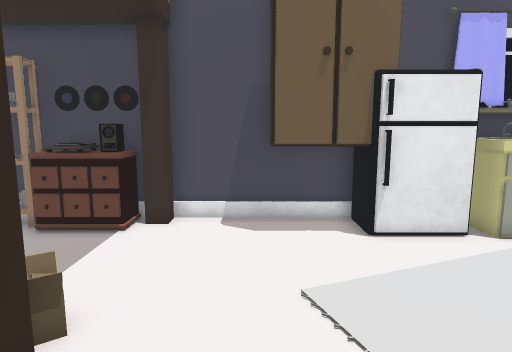
View 1 (above)

16 first-person views from a walk through a 3-D level made in the Unity game engine. The camera is 1.5 m above the floor, tilts 8° down and sees 75° across. The floor is counted in squares, 0.5 m on a side. Each view is taken from the middle of a square. On the plan, view 1 faces up. The plan holds only what a view shows up to about 20 squares ahead; the rest is blank. The place goes on beyond the plan. Surface patterns are stand-ins for the level's own textures.

View 2
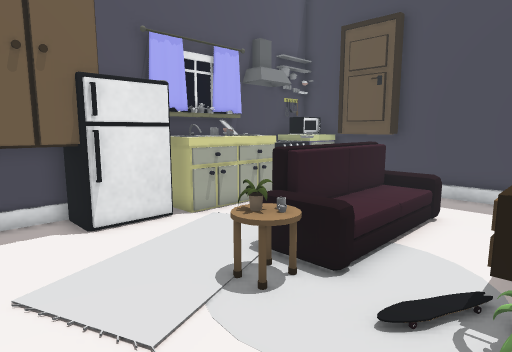

View 3
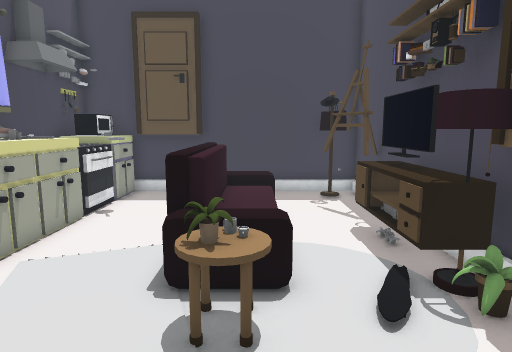

View 4
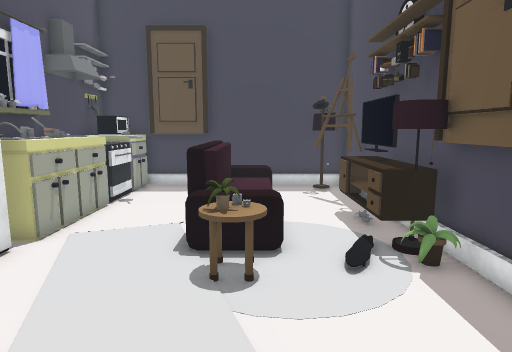

View 5
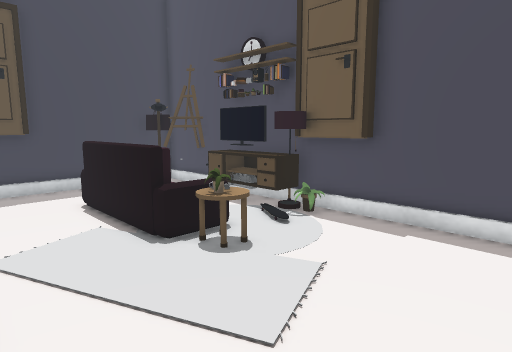

View 6
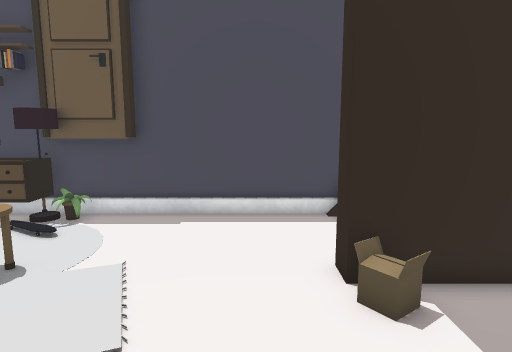

View 7
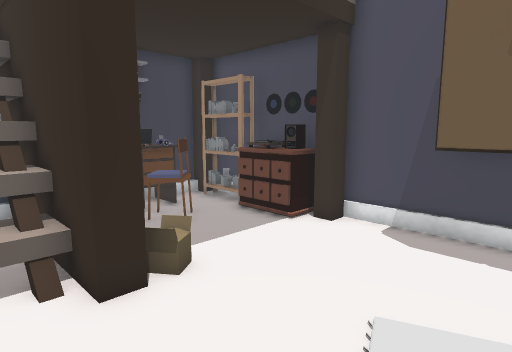

View 8
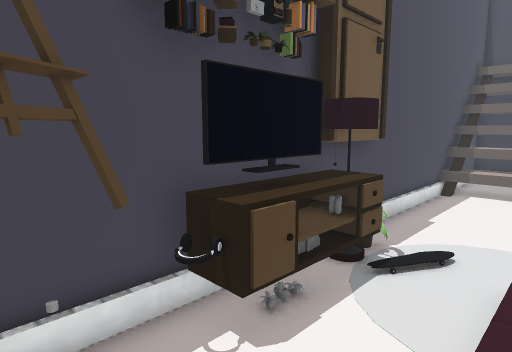

View 9
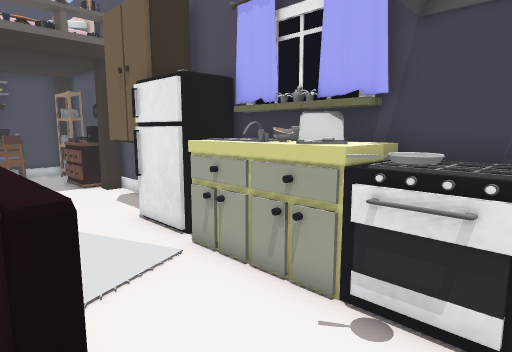

View 10
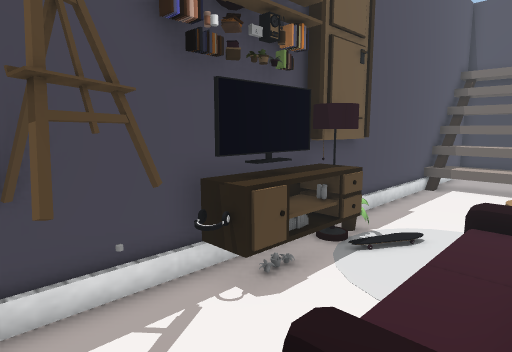

View 11
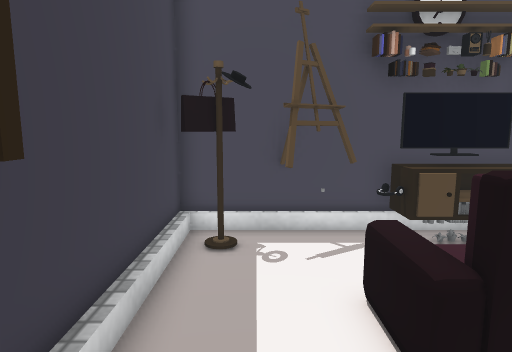

View 12
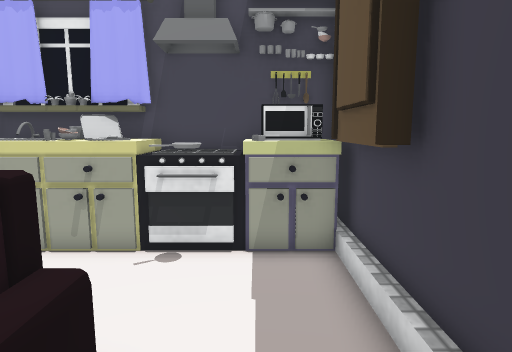

View 13
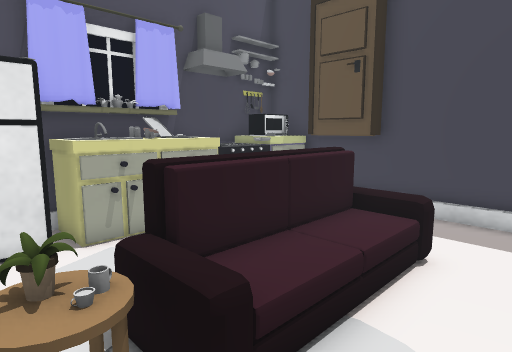

View 14
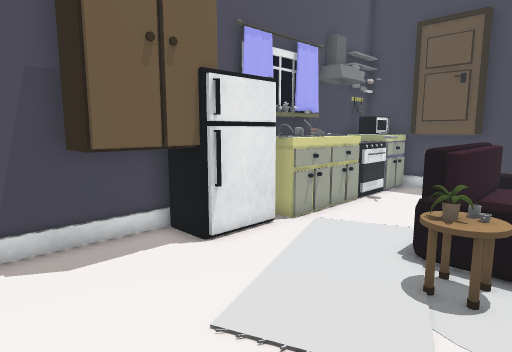

View 15
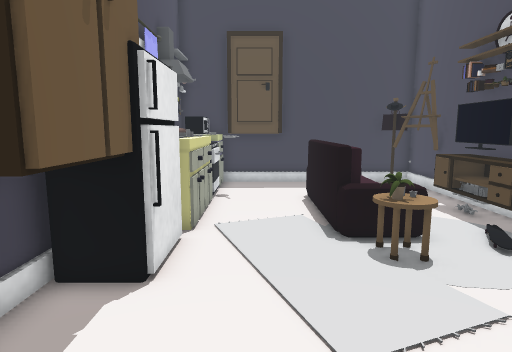

View 16
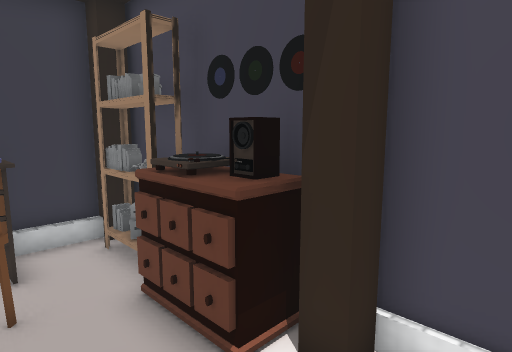

### Floor plan
Key: @ floor where view 1 was taken; # wall or solid block; . main floor; : floor 3.5 m higher than the main floor; + floor 4 m higher than the main floor; / step, stairs or slope; = window, fence, low wall or low ledge; R drawers; W wardrobe; F fridge; C carpet; B bowl; M microwave; S sofa; T table; P plant; U mug; A TV; L lamp; O other object.
Columns run from 11 left of view 1 to 16 right of it. Each row starts with its distance up from view 1.
 11  ############### ##O##OOO###
 10 ##OOORRR#..WW F  F OBOOOOMMM
  9 # ..........WWFFF#OOOOOOOOOO
  8 #::/...................OO..#
  7    /+............  ........#
  6     /..........    ........#
  5       .......    SSSSSSS...#
  4      ..##..... TPSSSSSSS...#
  3     ///##......TUC  OOOS...#
  2     ////........OC  ...S...#
  1    /////........   ........#
  0 # //////...@....CLAAAA=#O.##
 -1 # //////......##PLLPPA#OO ##
 -2 ###########################

Where each view was taken, in squares from view 1:
view 1: 0 up, 0 right, facing up
view 2: 1 down, 0 right, facing up-right
view 3: 3 up, 0 right, facing right
view 4: 3 up, 2 left, facing right
view 5: 9 up, 2 left, facing down-right
view 6: 10 up, 1 left, facing down
view 7: 1 up, 3 right, facing up-left
view 8: 3 up, 13 right, facing down-left
view 9: 4 up, 14 right, facing up-left
view 10: 4 up, 14 right, facing down-left
view 11: 8 up, 14 right, facing down
view 12: 1 up, 14 right, facing up
view 13: 0 up, 4 right, facing up-right
view 14: 2 up, 2 left, facing up-right
view 15: 7 up, 3 left, facing right
view 16: 7 up, 1 left, facing up-left
